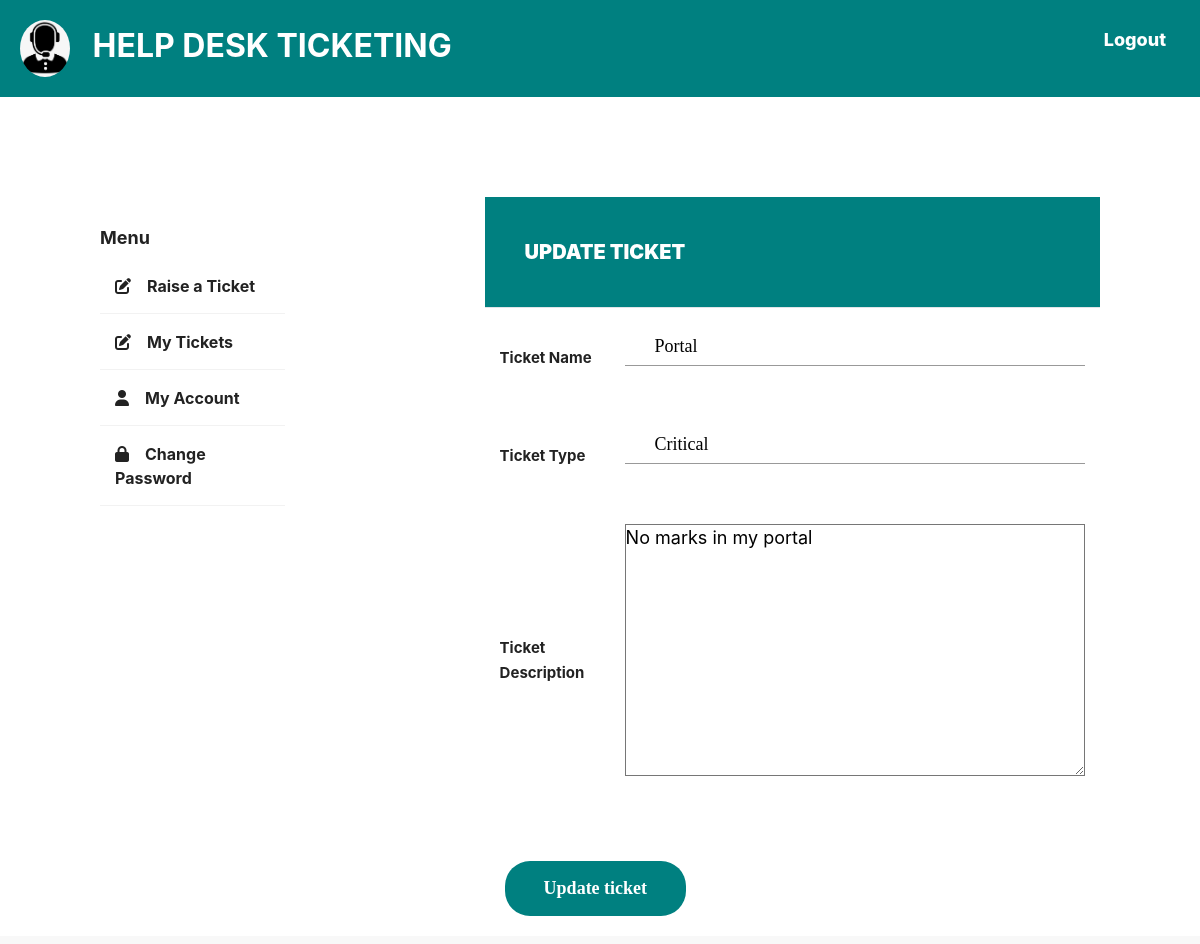
The page /helpdesk/update-ticket/2/ (signed in) on the database its author committed.
### base/models.py (models this page shows, shortened)
class Ticket(models.Model):
    ticket_id = models.AutoField(primary_key=True)
    created_by = models.ForeignKey(
        StudentProfile, on_delete=models.CASCADE, null=True, related_name='created_by')
    closed_by = models.ForeignKey(
        OfficerProfile, on_delete=models.CASCADE, null=True)
    ticket_name = models.CharField(max_length=200, blank=True)
    ticket_type = models.CharField(max_length=200, blank=True)
    ticket_description = models.TextField(max_length=200, blank=True)
    StatusChoices = [
        ('InProgress', 'InProgress'),
        ('Open', 'Open'),
        ('Closed', 'Closed'),
        ('Deferred', 'Deferred'),
    ]
    ticket_status = models.CharField(max_length=200, choices=StatusChoices,
                                     default='Open', blank=True)
    reg_no = models.CharField(max_length=200, blank=False, null=True)
    created_at = models.DateTimeField(default=datetime.now, blank=True)
    updated_at = models.DateTimeField(default=datetime.now, blank=True)
    class Meta:
        ordering = ['-created_at']

### base/views.py (the view)
# urls.py: path('update-ticket/<int:pk>/', login_required(views.TicketUpdate.as_view()), name='update-ticket'),
class TicketUpdate(UpdateView):
    model = Ticket
    fields = ['ticket_name', 'ticket_type', 'ticket_description', ]
    template_name = 'student/updateticket.html'
    success_url = reverse_lazy("raise-ticket")

### templates/student/updateticket.html (shortened to what this page needs)
{% extends 'portal.html'%}
{% load static %}
{% block content %}
<div class="wrapper">
    <div class="sidebar">
        <h4>Menu</h4>
        <ul>
            <li><a href="{% url 'raise-ticket'%}"><i class="fa-solid fa-pen-to-square"></i>Raise a Ticket</a></li>
            <li><a href="{% url 'my-tickets' request.user.username %}"><i class="fa-solid fa-pen-to-square"></i>My
                    Tickets</a></li>
            <li><a href="{% url 'my-account'%}"><i class="fa-solid fa-user"></i>My Account</a></li>
            <li><a href="{% url 'change-password'%}"><i class="fa-solid fa-lock"></i>Change Password</a></li>
        </ul>
    </div>
    <div class="main_content">
        <div class="header">UPDATE TICKET</div>
        <form method="post" class="register-form" id="raise_ticket" action="">
            <div class="info">
                <div class="form-row">
                    <div class="name">Ticket Name</div>
                    <div class="value">
                        <div class="input-group">
                            {{form.ticket_name}}
                        </div>
                    </div>
                </div>
                <div class="form-row">
                    <div class="name">Ticket Type</div>
                    <div class="value">
                        <div class="input-group">
                            {{form.ticket_type}}
                        </div>
                    </div>
                </div>
                <div class="form-row">
                    <div class="name">Ticket Description</div>
                    <div class="value">
                        <div class="input-group">
                            {{form.ticket_description}}
                        </div>
                    </div>
                </div>
                <div class="form-group form-button">
                    <input type="submit" name="raise_ticket" id="raise_ticket" class="form-submit"
                        value="Update ticket" />
                </div>
            </div>
        </form>
    </div>
    {% endblock content %}

### static/style.css (style rules this page uses)
* { margin: 0; padding: 0; box-sizing: border-box; }
html { font-family: Poppins; font-size: 18px; line-height: 1.8; color: #222; background: #f8f8f8; font-weight: 400; font-family: Poppins; }
a { text-decoration: none; }
input, select, textarea { outline: none; appearance: unset !important; -moz-appearance: unset !important; -webkit-appearance: unset !important; -o-appearance: unset !important; -ms-appearance: unset !important; }
.form-submit { font-weight: 600; display: inline-block; background: teal; color: #fff; border-bottom: none; width: auto; padding: 15px 39px; border-radius: 25px; -moz-border-radius: 25px; -webkit-border-radius: 25px; -o-border-radius: 25px; -ms-border-radius: 25px; margin-top: 25px; cursor: pointer; }
.register-form { width: 100%; }
.form-group { position: relative; margin-bottom: 25px; overflow: hidden; font-family: Poppins; }
.form-group:last-child { margin-bottom: 0px; }
input { width: 100%; display: block; border: none; border-bottom: 1px solid #999; padding: 6px 30px; font-family: Poppins; box-sizing: border-box; }
.wrapper { display: flex; position: relative; margin: 100px; }
.wrapper .sidebar { width: 300px; height: 100%; background: #fff; padding: 30px 0px; position: sticky; }
.wrapper .sidebar h4 { color: #222; text-align: left; font-size: 18px; font-weight: 700; }
.wrapper .sidebar ul li { padding: 15px; border-bottom: 1px solid #fff; border-bottom: 1px solid rgba(0, 0, 0, 0.05); border-top: 1px solid rgba(255, 255, 255, 0.05); list-style: none; transition: .4s; }
.wrapper .sidebar ul li a { color: #222; display: block; font-size: 16px; font-weight: 700; }
.sidebar ul a i { margin-right: 16px; }
.wrapper .main_content { width: 100%; margin-left: 200px; }
.wrapper .main_content .header { padding: 40px; background: teal; color: #fff; border-bottom: 1px solid #e0e4e8; border-top: 30px; font-weight: 1000; width: 100%; font-size: 20px; }
.wrapper .main_content .info { margin: 20px; color: #717171; line-height: 25px; }
.wrapper .main_content .info div { margin-bottom: 20px; }
.form-row { display: -webkit-box; display: -webkit-flex; display: -moz-box; display: -ms-flexbox; display: flex; -webkit-flex-wrap: wrap; -ms-flex-wrap: wrap; flex-wrap: wrap; -webkit-box-align: center; -webkit-align-items: center; -moz-box-align: center; -ms-flex-align: center; align-items: center; margin-bottom: 40px; }
.form-row .name { width: 125px; color: #222; font-size: 15px; font-weight: 700; }
.form-row .value { width: -webkit-calc(100% - 125px); width: -moz-calc(100% - 125px); width: calc(100% - 125px); }
.input-group { position: relative; margin: 0; }

### rows shown on the page
Ticket: ticket_name "Portal", ticket_type "Critical", ticket_description "No marks in my portal"
